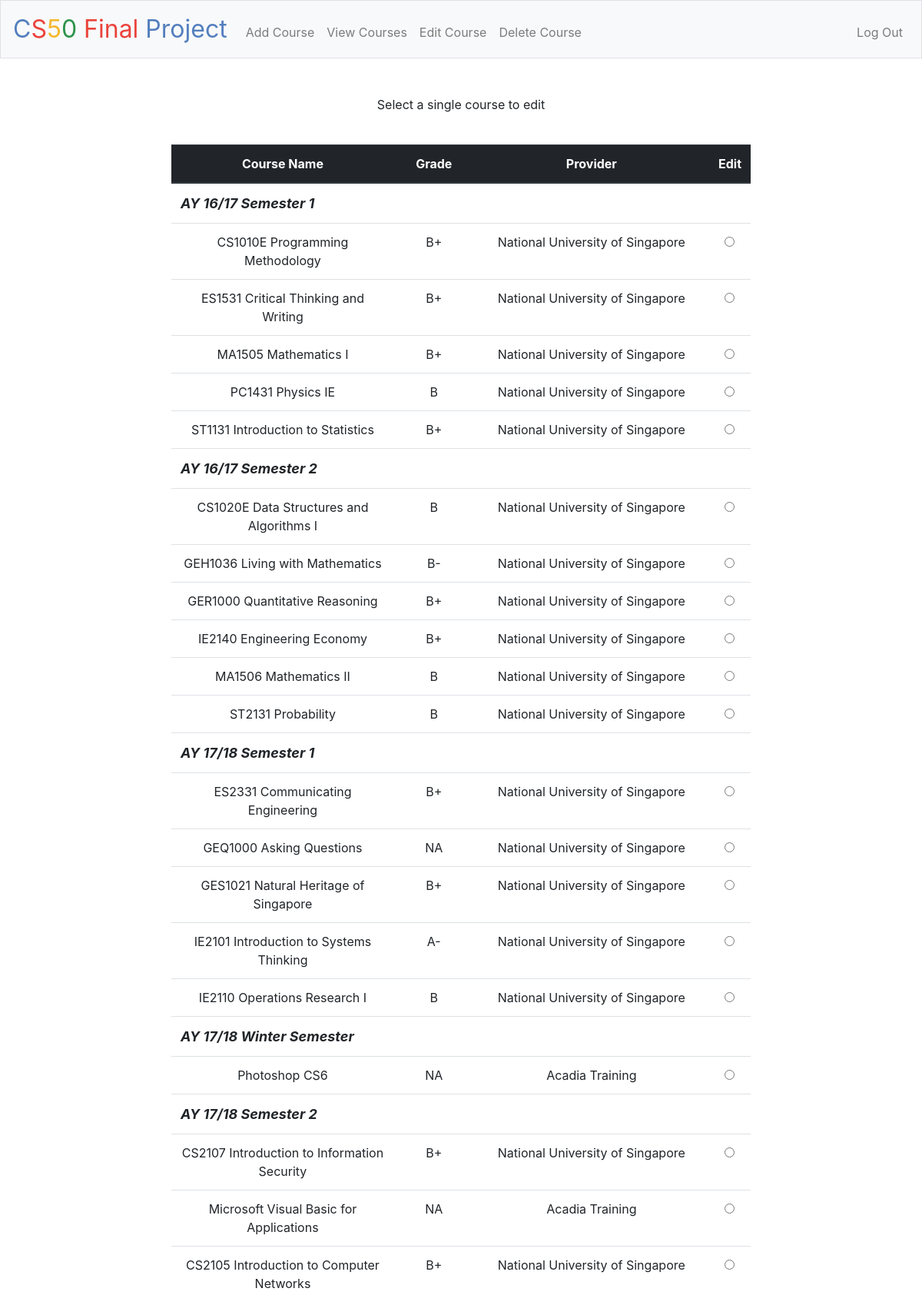
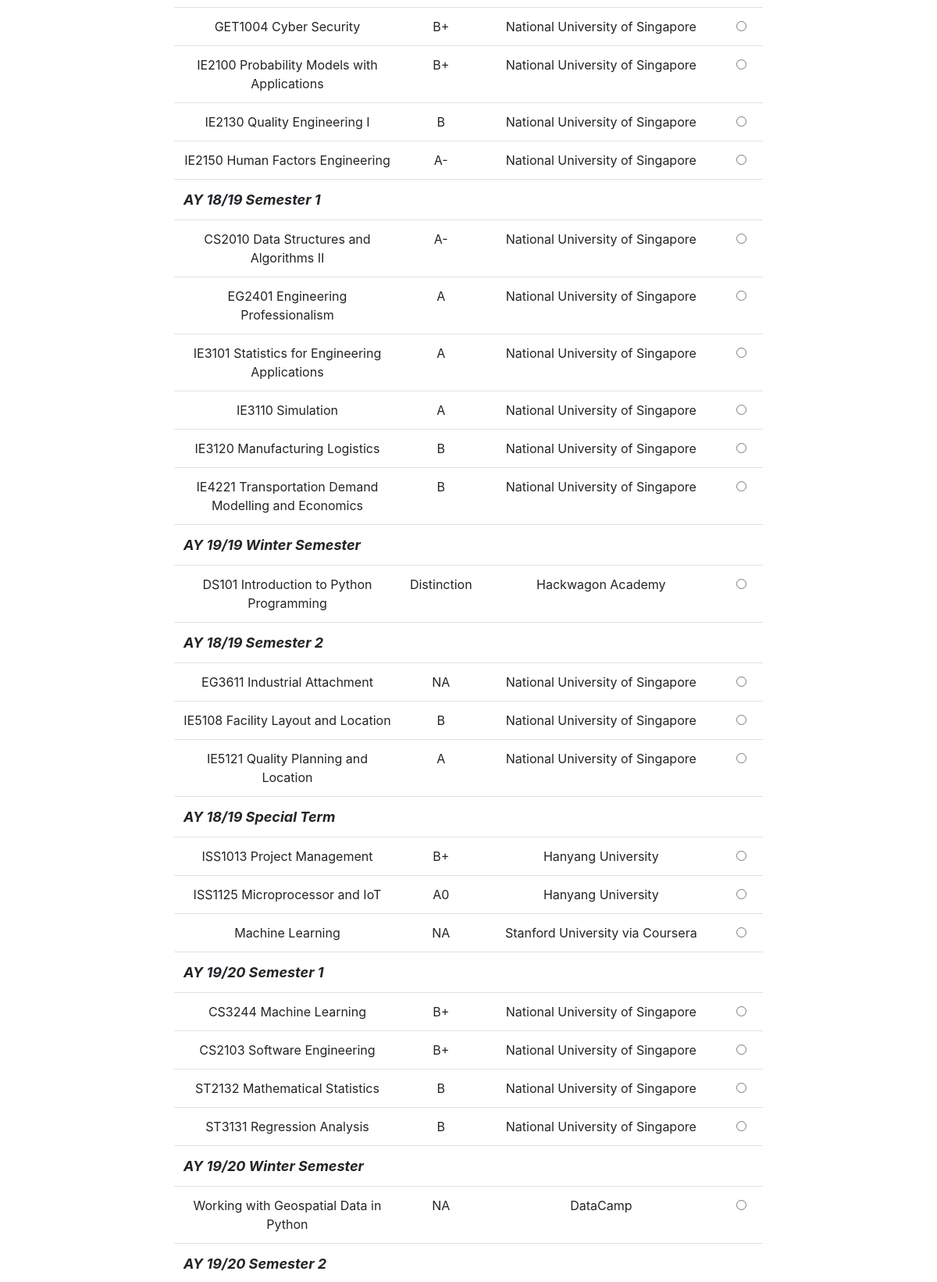
/edit (signed in, upper part), run on the app's committed database (2 pictures, top to bottom).
### tables this page shows
CREATE TABLE 'courses'
(
'course_id' INTEGER PRIMARY KEY AUTOINCREMENT NOT NULL,
'course_name' TEXT NOT NULL,
'date_completed' TEXT NOT NULL, 
'course_provider' TEXT NOT NULL,
'course_description' TEXT NOT NULL,
'course_certificate_link' TEXT NOT NULL,
'course_grade' TEXT NOT NULL, 
'user_id' INTEGER NOT NULL, 
FOREIGN KEY(user_id) REFERENCES users(id)
);

### application.py (the view)
@app.route("/edit", methods = ["GET", "POST"])
@login_required
def edit():
    if request.method == "POST":
        if not request.form.get("course_chosen"):
            return apology("no option was selected")
        course_chosen = request.form.get("course_chosen")
        row = db.execute("SELECT * FROM courses WHERE user_id = :user_id AND course_name = :course_name",
                           user_id = session['user_id'], course_name = course_chosen)
        course_data = {}
        course_data['course_id'] = row[0]['course_id']
        course_data['course_name'] = row[0]['course_name']
        course_data['course_date'] = row[0]['date_completed']
        course_data['course_provider'] = row[0]['course_provider']
        course_data['course_description'] = row[0]['course_description']
        course_data['course_certificate_link'] = row[0]['course_certificate_link']
        course_data['course_grade'] = row[0]['course_grade']
        return render_template("edit_course.html", course_data = course_data)
    elif request.method == "GET":
        rows = db.execute("SELECT * FROM courses WHERE user_id = :user_id ORDER BY date_completed ASC", user_id = session['user_id'])
        parsed_rows = []
        index_counter = 0
        rows_by_date = {}
        for row in rows:
            values = {}
            index_counter = index_counter + 1
            values['index'] = index_counter
            values['name'] = row['course_name']
            values['provider'] = row['course_provider']
            values['grade'] = row['course_grade']
            values['link'] = row['course_certificate_link']
            current_date = get_semester(row['date_completed'])
            values['date'] = get_semester(row['date_completed'])
            values['actual_date'] = row['date_completed']
            if current_date not in rows_by_date.keys():
                temp_list = []
                temp_list.append(values)
                rows_by_date[current_date] = temp_list
            else:
                current_list = rows_by_date[current_date]
                current_list.append(values)
                rows_by_date[current_date] = current_list
        return render_template("edit.html", rows_by_date = rows_by_date)

### application.py (called while the page is built)
@app.after_request
def after_request(response):
    response.headers["Cache-Control"] = "no-cache, no-store, must-revalidate"
    response.headers["Expires"] = 0
    response.headers["Pragma"] = "no-cache"
    return response

### helpers.py (called while the page is built)
def login_required(f):
    @wraps(f)
    def decorated_function(*args, **kwargs):
        if session.get("user_id") is None:
            return redirect("/login")
        return f(*args, **kwargs)
    return decorated_function

### templates/edit.html (shortened to what this page needs)
{% extends "layout.html" %}
{% block main %}
<p>Select a single course to edit</p>
<br>
<form method = "post" action="/edit" >
<table class = "table" id = "display_table">
        <thead class="thead-dark">
            <tr>
                <th> Course Name </th>
                <th> Grade </th>
                <th> Provider </th>
                <th> Edit</th>
            </tr>
        </thead>
        <tbody id = "tbody">
            {% for single_sem in rows_by_date.keys() %}
                <tr>
                    <td colspan = "4" style="text-align:left; font-size: 18px;"><b><i>{{ single_sem }}</i></b></td>
                </tr>
                {% for course in rows_by_date[single_sem] %}
                <tr>
                    <td> {{ course['name'] }} </td>
                    <td> {{ course['grade'] }} </td>
                    <td> {{ course['provider'] }} </td>
                    <td> <input type="radio" name="course_chosen" value = "{{ course['name'] }}"> </td>
                </tr>
                {% endfor %}
            {% endfor %}
        </tbody>
    </table>
</form>
{% endblock %}

### static/styles.css (style rules this page uses)
.container input { width: 70%; }

### data on the page
courses: name "CS1010E Programming Methodology", grade "B+", provider "National University of Singapore"
courses: name "ES1531 Critical Thinking and Writing", grade "B+", provider "National University of Singapore"
courses: name "MA1505 Mathematics I", grade "B+", provider "National University of Singapore"
courses: name "PC1431 Physics IE", grade "B", provider "National University of Singapore"
courses: name "ST1131 Introduction to Statistics", grade "B+", provider "National University of Singapore"
courses: name "CS1020E Data Structures and Algorithms I", grade "B", provider "National University of Singapore"
courses: name "GEH1036 Living with Mathematics", grade "B-", provider "National University of Singapore"
courses: name "GER1000 Quantitative Reasoning", grade "B+", provider "National University of Singapore"
courses: name "IE2140 Engineering Economy", grade "B+", provider "National University of Singapore"
courses: name "MA1506 Mathematics II", grade "B", provider "National University of Singapore"
courses: name "ST2131 Probability", grade "B", provider "National University of Singapore"
courses: name "ES2331 Communicating Engineering", grade "B+", provider "National University of Singapore"
courses: name "GEQ1000 Asking Questions", grade "NA", provider "National University of Singapore"
courses: name "GES1021 Natural Heritage of Singapore", grade "B+", provider "National University of Singapore"
courses: name "IE2101 Introduction to Systems Thinking", grade "A-", provider "National University of Singapore"
courses: name "IE2110 Operations Research I", grade "B", provider "National University of Singapore"
courses: name "Photoshop CS6", grade "NA", provider "Acadia Training"
courses: name "CS2107 Introduction to Information Security", grade "B+", provider "National University of Singapore"
courses: name "Microsoft Visual Basic for Applications", grade "NA", provider "Acadia Training"
courses: name "CS2105 Introduction to Computer Networks", grade "B+", provider "National University of Singapore"
courses: name "GET1004 Cyber Security", grade "B+", provider "National University of Singapore"
courses: name "IE2100 Probability Models with Applications", grade "B+", provider "National University of Singapore"
courses: name "IE2130 Quality Engineering I", grade "B", provider "National University of Singapore"
courses: name "IE2150 Human Factors Engineering", grade "A-", provider "National University of Singapore"
courses: name "CS2010 Data Structures and Algorithms II", grade "A-", provider "National University of Singapore"
courses: name "EG2401 Engineering Professionalism", grade "A", provider "National University of Singapore"
courses: name "IE3101 Statistics for Engineering Applications", grade "A", provider "National University of Singapore"
courses: name "IE3110 Simulation", grade "A", provider "National University of Singapore"
courses: name "IE3120 Manufacturing Logistics", grade "B", provider "National University of Singapore"
courses: name "IE4221 Transportation Demand Modelling and Economics", grade "B", provider "National University of Singapore"
courses: name "DS101 Introduction to Python Programming", grade "Distinction", provider "Hackwagon Academy"
courses: name "EG3611 Industrial Attachment", grade "NA", provider "National University of Singapore"
courses: name "IE5108 Facility Layout and Location", grade "B", provider "National University of Singapore"
courses: name "IE5121 Quality Planning and Location", grade "A", provider "National University of Singapore"
courses: name "ISS1013 Project Management", grade "B+", provider "Hanyang University"
courses: name "ISS1125 Microprocessor and IoT", grade "A0", provider "Hanyang University"
courses: name "Machine Learning", grade "NA", provider "Stanford University via Coursera"
courses: name "CS3244 Machine Learning", grade "B+", provider "National University of Singapore"
courses: name "CS2103 Software Engineering", grade "B+", provider "National University of Singapore"
courses: name "ST2132 Mathematical Statistics", grade "B", provider "National University of Singapore"
courses: name "ST3131 Regression Analysis", grade "B", provider "National University of Singapore"
courses: name "Working with Geospatial Data in Python", grade "NA", provider "DataCamp"

### other printed values
{{ single_sem }} "AY 16/17 Semester 1" "AY 16/17 Semester 2" "AY 17/18 Semester 1" "AY 17/18 Winter Semester" "AY 17/18 Semester 2" "AY 18/19 Semester 1" "AY 19/19 Winter Semester" "AY 18/19 Semester 2" "AY 18/19 Special Term" "AY 19/20 Semester 1" "AY 19/20 Winter Semester" "AY 19/20 Semester 2"
